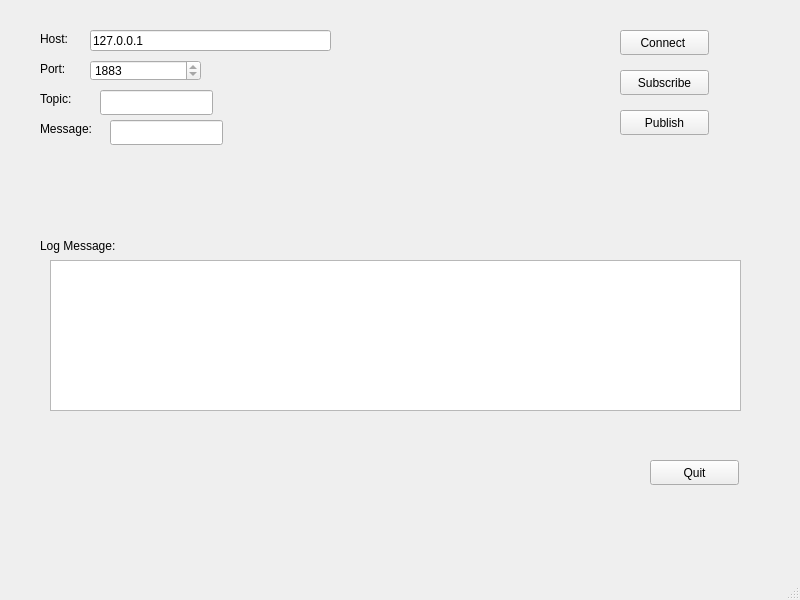
<?xml version="1.0" encoding="UTF-8"?>
<ui version="4.0">
 <class>MainWindow</class>
 <widget class="QMainWindow" name="MainWindow">
  <property name="geometry">
   <rect>
    <x>0</x>
    <y>0</y>
    <width>800</width>
    <height>600</height>
   </rect>
  </property>
  <property name="windowTitle">
   <string>MainWindow</string>
  </property>
  <widget class="QWidget" name="centralwidget">
   <widget class="QLabel" name="label">
    <property name="geometry">
     <rect>
      <x>40</x>
      <y>30</y>
      <width>67</width>
      <height>17</height>
     </rect>
    </property>
    <property name="text">
     <string>Host:</string>
    </property>
   </widget>
   <widget class="QLabel" name="label_2">
    <property name="geometry">
     <rect>
      <x>40</x>
      <y>60</y>
      <width>67</width>
      <height>17</height>
     </rect>
    </property>
    <property name="text">
     <string>Port:</string>
    </property>
   </widget>
   <widget class="QLabel" name="label_3">
    <property name="geometry">
     <rect>
      <x>40</x>
      <y>90</y>
      <width>67</width>
      <height>17</height>
     </rect>
    </property>
    <property name="text">
     <string>Topic:</string>
    </property>
   </widget>
   <widget class="QLabel" name="label_4">
    <property name="geometry">
     <rect>
      <x>40</x>
      <y>120</y>
      <width>67</width>
      <height>17</height>
     </rect>
    </property>
    <property name="text">
     <string>Message:</string>
    </property>
   </widget>
   <widget class="QLabel" name="label_5">
    <property name="geometry">
     <rect>
      <x>40</x>
      <y>230</y>
      <width>121</width>
      <height>31</height>
     </rect>
    </property>
    <property name="text">
     <string>Log Message:</string>
    </property>
   </widget>
   <widget class="QLineEdit" name="lineEditHost">
    <property name="geometry">
     <rect>
      <x>90</x>
      <y>30</y>
      <width>241</width>
      <height>21</height>
     </rect>
    </property>
    <property name="inputMask">
     <string>127.0.0.1</string>
    </property>
    <property name="text">
     <string>127.0.0.1</string>
    </property>
    <property name="readOnly">
     <bool>true</bool>
    </property>
   </widget>
   <widget class="QLineEdit" name="lineEditTopic">
    <property name="geometry">
     <rect>
      <x>100</x>
      <y>90</y>
      <width>113</width>
      <height>25</height>
     </rect>
    </property>
   </widget>
   <widget class="QLineEdit" name="lineEditMessage">
    <property name="geometry">
     <rect>
      <x>110</x>
      <y>120</y>
      <width>113</width>
      <height>25</height>
     </rect>
    </property>
   </widget>
   <widget class="QSpinBox" name="spinBoxPort">
    <property name="geometry">
     <rect>
      <x>90</x>
      <y>60</y>
      <width>111</width>
      <height>21</height>
     </rect>
    </property>
    <property name="readOnly">
     <bool>true</bool>
    </property>
    <property name="specialValueText">
     <string>1883 </string>
    </property>
    <property name="maximum">
     <number>1883</number>
    </property>
    <property name="value">
     <number>1883</number>
    </property>
   </widget>
   <widget class="QPlainTextEdit" name="editLog">
    <property name="geometry">
     <rect>
      <x>50</x>
      <y>260</y>
      <width>691</width>
      <height>151</height>
     </rect>
    </property>
   </widget>
   <widget class="QPushButton" name="buttonQuit">
    <property name="geometry">
     <rect>
      <x>650</x>
      <y>460</y>
      <width>89</width>
      <height>25</height>
     </rect>
    </property>
    <property name="text">
     <string>Quit</string>
    </property>
   </widget>
   <widget class="QPushButton" name="buttonConnect">
    <property name="geometry">
     <rect>
      <x>620</x>
      <y>30</y>
      <width>89</width>
      <height>25</height>
     </rect>
    </property>
    <property name="text">
     <string>Connect </string>
    </property>
   </widget>
   <widget class="QPushButton" name="buttonSubscribe">
    <property name="geometry">
     <rect>
      <x>620</x>
      <y>70</y>
      <width>89</width>
      <height>25</height>
     </rect>
    </property>
    <property name="text">
     <string>Subscribe</string>
    </property>
   </widget>
   <widget class="QPushButton" name="buttonPublish">
    <property name="geometry">
     <rect>
      <x>620</x>
      <y>110</y>
      <width>89</width>
      <height>25</height>
     </rect>
    </property>
    <property name="text">
     <string>Publish</string>
    </property>
   </widget>
  </widget>
  <widget class="QMenuBar" name="menubar">
   <property name="geometry">
    <rect>
     <x>0</x>
     <y>0</y>
     <width>800</width>
     <height>22</height>
    </rect>
   </property>
  </widget>
  <widget class="QStatusBar" name="statusbar"/>
 </widget>
 <resources/>
 <connections/>
</ui>
